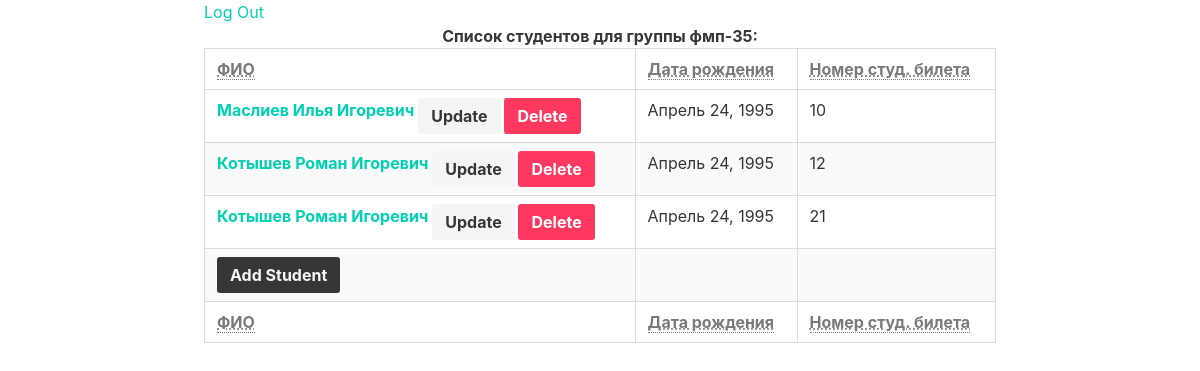
Page /groups/фмп-35 (signed in) on the committed database.
### datatable/models.py (models this page shows, shortened)
class Student(models.Model):
    full_name = models.CharField(max_length=255)
    birthday = models.DateField()
    studygroup = models.ForeignKey(StudyGroup, related_name='students')
    def get_absolute_url(self):
        return reverse('datatable_student_detail',
                       kwargs={'id': self.id})
    def get_update_url(self):
        return reverse('datatable_student_update',
                       kwargs={'id': self.id})
    def get_delete_url(self):
        return reverse('datatable_student_delete',
                       kwargs={'id': self.id})

### datatable/views.py (called while the page is built)
    def get_queryset(self):
        self.studygroup = get_object_or_404(
            StudyGroup, slug=self.kwargs['slug'])
        return Student.objects.filter(studygroup=self.studygroup)

    def get_context_data(self, **kwargs):
        context = super(StudentList, self).get_context_data(**kwargs)
        context['title'] = self.kwargs['slug']
        return context

### datatable/templates/datatable/student_list.html
{% extends parent_template|default:"datatable/base_datatable.html" %}
{% block content %}
    <table class="table is-bordered is-striped">
        <caption>
            <b>Список студентов для группы {{ title }}:</b>
        </caption>
        <thead>
            <tr>
                <th><abbr title="Full Name">ФИО</abbr></th>
                <th><abbr title="Birthday">Дата рождения</abbr></th>
                <th><abbr title="Student Id">Номер студ. билета</abbr></th>
            </tr>
        </thead>
        <tfoot>
            <tr>
                <th><abbr title="Full Name">ФИО</abbr></th>
                <th><abbr title="Birthday">Дата рождения</abbr></th>
                <th><abbr title="Student Id">Номер студ. билета</abbr></th>
            </tr>
        </tfoot>
        <tbody>
            {% for student in students %}
            <tr>
                <th><a href="{{ student.get_absolute_url }}">{{ student.full_name }}</a>
                    {% if perms.datatable.change_student %}
                        <a class="button is-light" href="{{ student.get_update_url }}">Update</a>
                    {% endif %}
                    {% if perms.datatable.delete_student %}
                        <a class="button is-danger" href="{{ student.get_delete_url }}">Delete</a></th>
                    {% endif %}
                <td>{{ student.birthday }}</td>
                <td>{{ student.id }}</td>
            </tr>
            {% empty %}
                <p><em>No Students Available</em></p>
            {% endfor %}
            {% if perms.datatable.add_student %}
            <tr>
                <th><a class="button is-dark" href="{% url 'datatable_student_create' %}">Add Student</a></th>
                <td></td>
                <td></td>
            </tr>
            {% endif %}
        </tbody>
    </table>
{% endblock %}

### rows in the picture
Student: full_name "Маслиев Илья Игоревич", birthday "Апрель 24, 1995", id "10"
Student: full_name "Котышев Роман Игоревич", birthday "Апрель 24, 1995", id "12"
Student: full_name "Котышев Роман Игоревич", birthday "Апрель 24, 1995", id "21"

### other values in the picture
{{ title }} "фмп-35"
